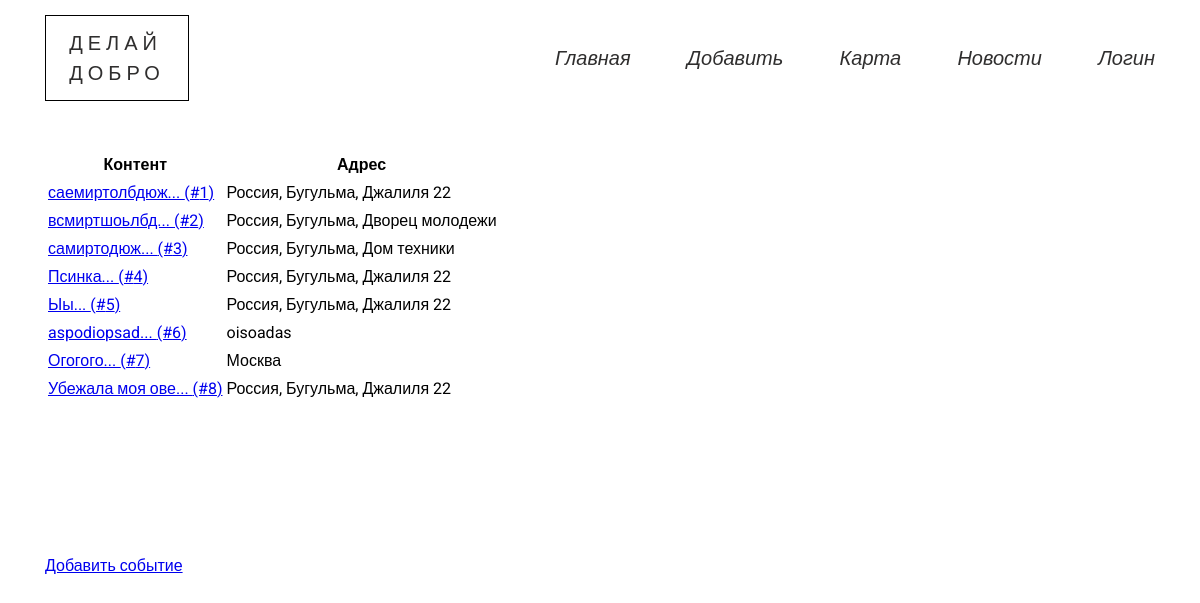
/events/, run on an earlier commit of the app's database.
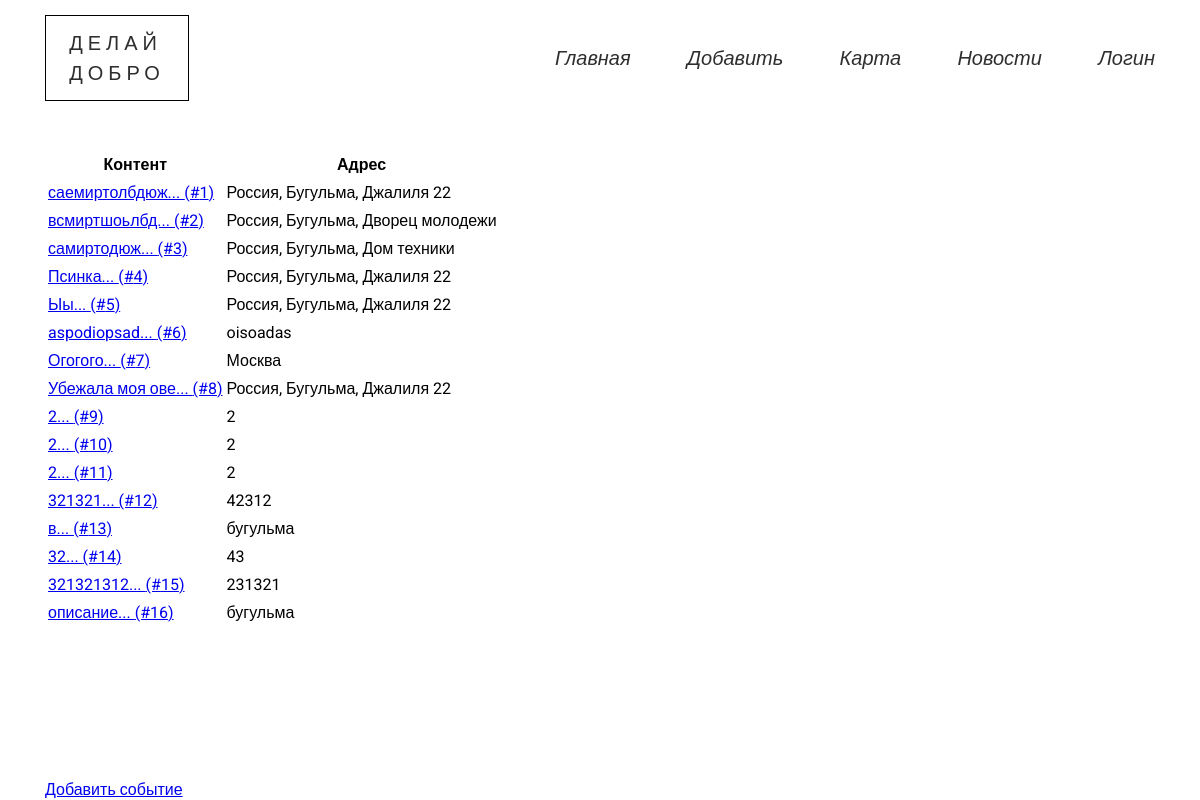
And on a later commit of the database.
### data/model_events.py (models this page shows)
class Event(SqlAlchemyBase, SerializerMixin):
    __tablename__ = 'events'
    id = sqlalchemy.Column(sqlalchemy.Integer,
                           primary_key=True, autoincrement=True)
    address = sqlalchemy.Column(sqlalchemy.String)
    content = sqlalchemy.Column(sqlalchemy.String)
    user_id = sqlalchemy.Column(sqlalchemy.Integer,
                                sqlalchemy.ForeignKey("users.id"))
    photo = sqlalchemy.orm.relation("File", uselist=False)
    map_photo = sqlalchemy.Column(sqlalchemy.String)
    additions = list()

### blueprints/events.py (the view)
@blueprint.route('/events/', methods=['GET', 'POST'])
def events():
    session = db_session.create_session()
    events = session.query(Event).all()
    return render_template('events.html', events=events)

### data/db_session.py (called while the page is built)
def create_session() -> Session:
    global __factory
    return __factory()

### templates/events.html
{% extends "base.html" %}
{% block content %}
<div class="container">
    <table class="average-table">
        <thead>
            <th>Контент</th>
            <th>Адрес</th>
        </thead>
        <tbody>
            {% for event in events %}
                <tr>
                    <td><a href="/event/{{ event.id }}">{{ event.content[:15] + "..." }} (#{{ event.id }})</a></td>
                    <td>{{ event.address }}</td>
                </tr>
            {% endfor %}
        </tbody>
    </table>
    <a href="/add_event" class="add_event" >Добавить событие</a>
</div>
{% endblock %}

### templates/base.html (shortened to what this page needs)
<!DOCTYPE html>
<html lang="en">
<head>
    <link rel="stylesheet" href="/static/css/bootstrap-grid.min.css">
    <link rel="stylesheet" href="/static/css/style.min.css">
</head>
<body>
    <header class="menu">
        <div class="container">
        <div class="menu__wrapper">
            <div class="menu_logo">ДЕЛАЙ <br> ДОБРО</div>
            <ul class="menu_ul" id='menu'>
                <li class="menu_li"><a href="/">Главная</a></li>
                <li class="menu_li"><a href="/add_event">Добавить</a></li>
                <li class="menu_li"><a href="/events">Карта</a></li>
                <li class="menu_li"><a href="/">Новости</a></li>
                {% if current_user.is_authenticated %}
                        <li class="menu_li"><a href="/user/{{ current_user.id }}">Личный кабинет</a></li>
                {% else %}
                        <li class="menu_li go"><a href='/login' style="cursor:pointer;">Логин</a> </li>
                {% endif %}
            </ul>
        </div>
    </header>
    <main>
        <div>
            {% block content %}
            {% endblock %}
        </div>
    </main>
</body>
</html>

What changed in the data, as far as the page shows it:
added Event: content "2...", id "9", address "2"
added Event: content "2...", id "10", address "2"
added Event: content "2...", id "11", address "2"
added Event: content "321321...", id "12", address "42312"
added Event: content "в...", id "13", address "бугульма"
added Event: content "32...", id "14", address "43"
added Event: content "321321312...", id "15", address "231321"
added Event: content "описание...", id "16", address "бугульма"
